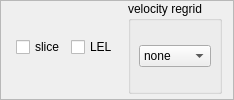
           <widget class="QFrame" name="frame_7">
            <property name="frameShape">
             <enum>QFrame::StyledPanel</enum>
            </property>
            <property name="frameShadow">
             <enum>QFrame::Raised</enum>
            </property>
            <layout class="QHBoxLayout" name="horizontalLayout_5">
             <property name="topMargin">
              <number>0</number>
             </property>
             <property name="bottomMargin">
              <number>5</number>
             </property>
             <item>
              <widget class="QFrame" name="frame_6">
               <property name="frameShape">
                <enum>QFrame::NoFrame</enum>
               </property>
               <property name="frameShadow">
                <enum>QFrame::Raised</enum>
               </property>
               <layout class="QHBoxLayout" name="horizontalLayout_6">
                <property name="leftMargin">
                 <number>4</number>
                </property>
                <property name="topMargin">
                 <number>8</number>
                </property>
                <property name="rightMargin">
                 <number>4</number>
                </property>
                <property name="bottomMargin">
                 <number>8</number>
                </property>
                <item>
                 <widget class="QCheckBox" name="show_slice">
                  <property name="text">
                   <string>slice</string>
                  </property>
                 </widget>
                </item>
                <item>
                 <widget class="QCheckBox" name="showLEL_">
                  <property name="text">
                   <string>LEL</string>
                  </property>
                 </widget>
                </item>
               </layout>
              </widget>
             </item>
             <item>
              <widget class="QGroupBox" name="regrid">
               <property name="minimumSize">
                <size>
                 <width>90</width>
                 <height>45</height>
                </size>
               </property>
               <property name="toolTip">
                <string>regrid velocity axis...</string>
               </property>
               <property name="title">
                <string>velocity regrid</string>
               </property>
               <property name="flat">
                <bool>true</bool>
               </property>
               <layout class="QVBoxLayout" name="verticalLayout_11">
                <property name="leftMargin">
                 <number>8</number>
                </property>
                <property name="topMargin">
                 <number>4</number>
                </property>
                <property name="rightMargin">
                 <number>8</number>
                </property>
                <property name="bottomMargin">
                 <number>4</number>
                </property>
                <item>
                 <widget class="QComboBox" name="regrid_method">
                  <item>
                   <property name="text">
                    <string>none</string>
                   </property>
                  </item>
                  <item>
                   <property name="text">
                    <string>bilinear</string>
                   </property>
                  </item>
                  <item>
                   <property name="text">
                    <string>nearest</string>
                   </property>
                  </item>
                  <item>
                   <property name="text">
                    <string>bicubic</string>
                   </property>
                  </item>
                 </widget>
                </item>
               </layout>
              </widget>
             </item>
            </layout>
           </widget>
